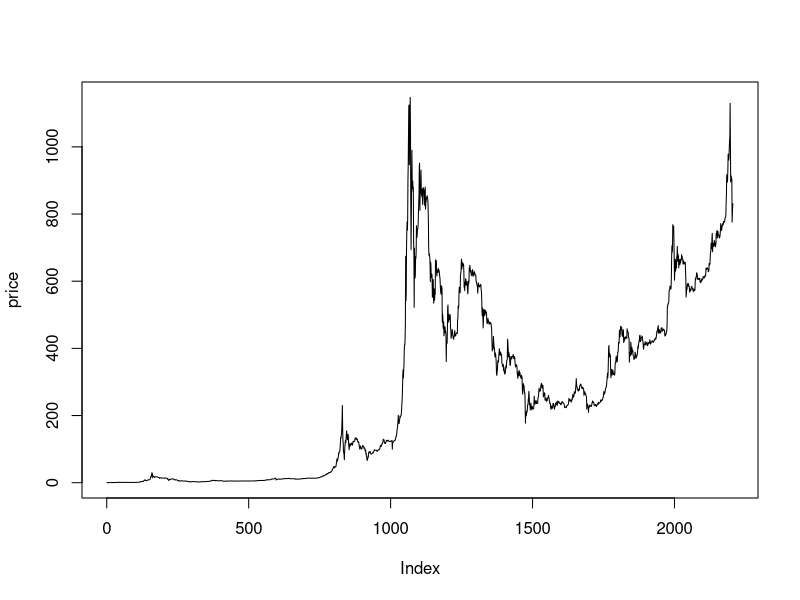
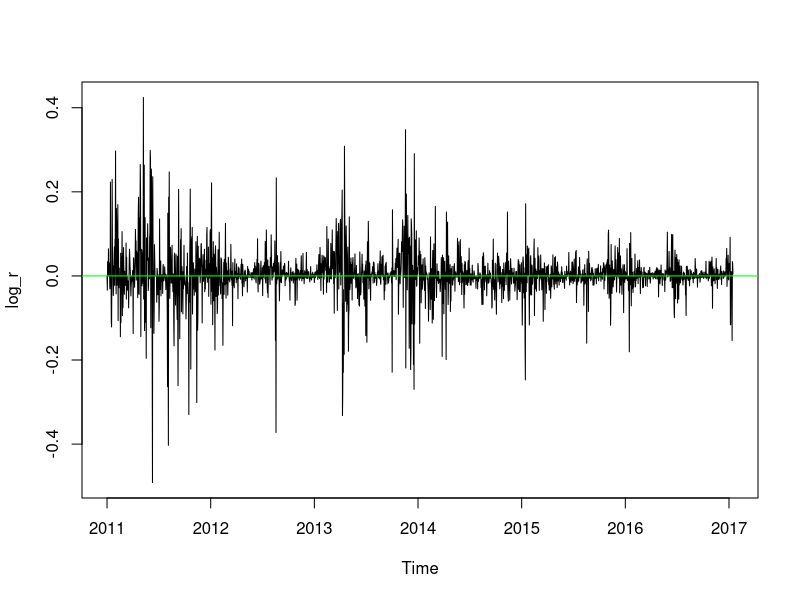

Reproduce these figures in R, in order. (Note: this script raises an error after producing the figures.)
library(e1071)

date_price <- read.csv("dataa.csv", sep=",")
#since 01/01/2011
price <- date_price[168:2373,2]
plot(price,type='l')

log_r <- ts(diff(log(price)), start=c(2011), frequency = 365)
plot(log_r, type='l')
abline(0,0, col='green')

## pretesting
FinTS.stats(log_r)
jarque.bera.test(log_r)
hist(log_r)

## unit-root test
adf.test(log_r)
ArchTest(log_r, 1) # no ARCH effect
ArchTest(log_r, 5) # no ARCH effect
ArchTest(log_r, 10) # no ARCH effect

## fitting the model
a11 <- garchFit(formula~garch(1,1), data=log_r)
summary(a11)
###       AIC       BIC       SIC      HQIC 
### -3.521837 -3.511500 -3.521844 -3.518060 

a12 <- garchFit(formula~garch(1,2), data=log_r) ## best one GARCCH(1,2)
summary(a12)
###       AIC       BIC       SIC      HQIC 
### -3.527096 -3.514174 -3.527106 -3.522375

a21 <- garchFit(formula~garch(2,1), data=log_r)
summary(a21)
###       AIC       BIC       SIC      HQIC 
### -3.521485 -3.508564 -3.521496 -3.516764 

a22 <- garchFit(formula~garch(2,2), data=log_r)
summary(a22)
###       AIC       BIC       SIC      HQIC 
### -3.526189 -3.510683 -3.526204 -3.520523 


plot(a12)
predict(a12)
